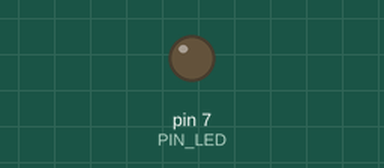
Recording of a sketch running on a simulated Arduino Uno, built with avr-gcc and run on an emulated ATmega328P. Shown: output pins drawn as LEDs (lit = HIGH). Dashed ring = blinking. What the sketch prints to the serial monitor is not drawn. At 2.0 s the program stops and its outputs stay as they are.

Above: at 0.5 s.
At 1.85 s:
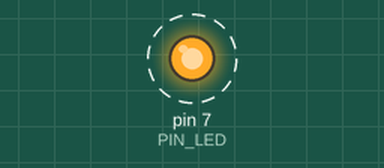
Timing chart, 0 to 3.0 s (numbered marks = the images above):
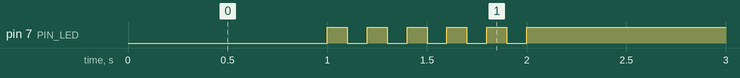

Measured:
- by itself, pin 7 (PIN_LED): alternates HIGH for 0.10 s and LOW for 0.10 s, 11 changes in all, then stays HIGH

The sketch:

05_practice_2.ino
```cpp
#define PIN_LED 7
unsigned int toggle;
void setup() {
  // put your setup code here, to run once:
  pinMode(PIN_LED, OUTPUT);
  Serial.begin(115200);
  while(!Serial){
    ;
  }
  Serial.println("Hello World!");
  toggle = 0;
  digitalWrite(PIN_LED, toggle);
}

void loop() {
  // put your main code here, to run repeatedly:
  delay(1000);
  for(int i=1; i<=10; i++){
    toggle = i % 2;
    digitalWrite(PIN_LED, toggle);
    delay(100);
  }
  toggle = 1;
  digitalWrite(PIN_LED, toggle);
  while(1){
    ;
  }
}
```
